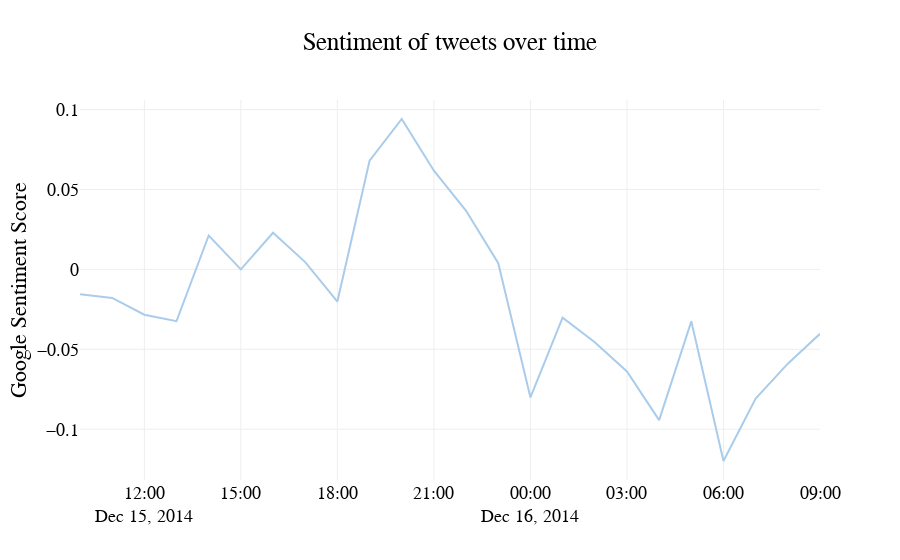

Notebook code for this chart:
### Code cell
## tweet sentiment over time
data = Scatter(x = df_hourly_avg.index, y = df_hourly_avg.Google_score, marker = dict(color = 'rgb(170,204,235)',))
# py.iplot(data)
layoutaxis = dict(
        showgrid=True,
        zeroline=False,
        showline=False,
        autotick=True,
        autorange=True,
        showticklabels=True,
        title = 'Google Sentiment Score'
    )
iplot({

                         "data": [

                                  data

                                  ], 

                        "layout": Layout(title="Sentiment of tweets over time", yaxis = layoutaxis,font=dict(family='Courier New, monospace', size=18, color='rgb(0,0,0)'))

                                  },filename='Line_chart.html',image='jpeg')

### Figure 1 — Plotly figure (JSON) as saved in the notebook; plotly's stock layout.template omitted (floating-point values rounded to 4 significant figures)
{"data": [{"marker": {"color": "rgb(170,204,235)"}, "type": "scatter", "x": ["2014-12-15 10:00:00", "2014-12-15 11:00:00", "2014-12-15 12:00:00", "2014-12-15 13:00:00", "2014-12-15 14:00:00", "2014-12-15 15:00:00", "2014-12-15 16:00:00", "2014-12-15 17:00:00", "2014-12-15 18:00:00", "2014-12-15 19:00:00", "2014-12-15 20:00:00", "2014-12-15 21:00:00", "2014-12-15 22:00:00", "2014-12-15 23:00:00", "2014-12-16", "2014-12-16 01:00:00", "2014-12-16 02:00:00", "2014-12-16 03:00:00", "2014-12-16 04:00:00", "2014-12-16 05:00:00", "2014-12-16 06:00:00", "2014-12-16 07:00:00", "2014-12-16 08:00:00", "2014-12-16 09:00:00"], "y": [-0.0155, -0.01786, -0.02836, -0.0324, 0.0212, 6.209e-10, 0.02293, 0.00458, -0.02011, 0.06803, 0.0941, 0.06174, 0.03668, 0.003835, -0.08013, -0.03018, -0.04556, -0.06389, -0.09432, -0.0325, -0.1199, -0.08083, -0.05899, -0.04033]}], "layout": {"font": {"color": "rgb(0,0,0)", "family": "Courier New, monospace", "size": 18}, "title": "Sentiment of tweets over time", "yaxis": {"autorange": true, "autotick": true, "showgrid": true, "showline": false, "showticklabels": true, "title": "Google Sentiment Score", "zeroline": false}}}
